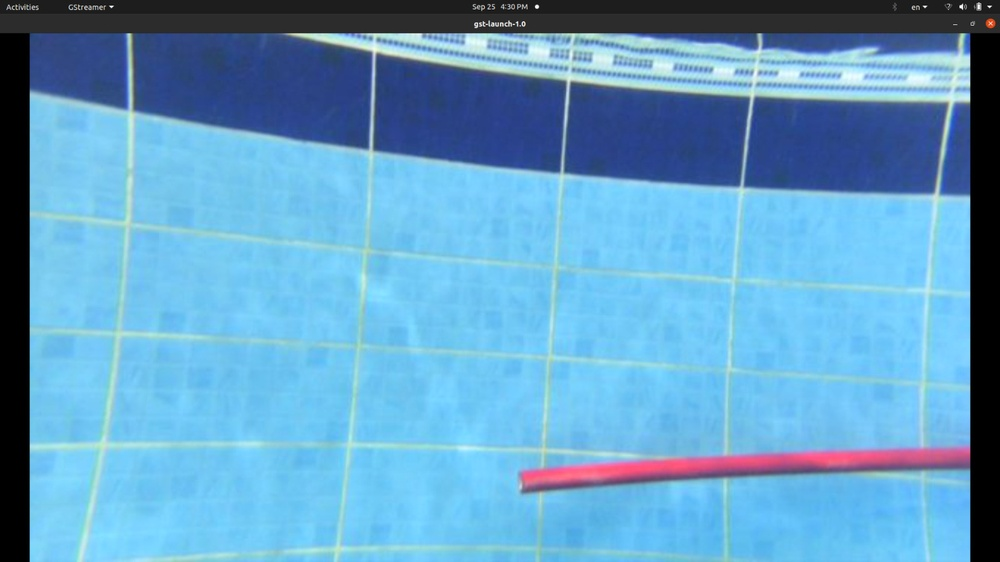
#> input picture test_images_2/WhatsApp Image 2023-09-26 at 1.31.00 PM (1).jpeg, 1000 x 562 px, shrunk from 1600 x 900 before the run
$ python -i line_follower_task.py   (imports and definitions only)
#> lines starting #> are read from the running program, lines starting #| are printed output that depends on the picture; after the words box and inside, x2 and y2 are one past the last pixel; in counts of white or black regions, pixels touching at a corner belong together
#> further down, picture is the input picture: shape (562, 1000, 3); mean B, G, R 196.9, 158.7, 99.1
"""This is a library NOT a script. DON'T RUN THIS FILE OR USE IT'S MAIN FUNCTION.
The function to use in this module is called 'get_thickness_and_direction'.
"""
import numpy as np
import cv2
from color_correct import correct
from typing import Optional
from enum import Enum

GREEN = (0, 255, 0)
BLUE = (255, 0, 0)
RADIUS = 3
LINE_THICKNESS = 4
FONT = cv2.FONT_HERSHEY_COMPLEX
FONT_SCALE = 1
# tunable parameters
BLUR_KERNEL = (15, 15)
LOWER_BOUND_RED_1 = np.array([0, 75, 20])
UPPER_BOUND_RED_1 = np.array([10, 255, 255])
LOWER_BOUND_RED_2 = np.array([160, 75, 20])
UPPER_BOUND_RED_2 = np.array([180, 255, 255])
LINE_THRESHOLD = 90


class Direction(Enum):
    STOP = 0
    LEFT = 1
    RIGHT = 2
    UP = 3
    DOWN = 4


CUR_DIR = Direction.STOP
STOP = False


# [26 lines left out: functions correct_color_underwater, apply_filter, not called in this run]


def get_red_mask(img: np.ndarray) -> np.ndarray:
    """Converts image to HSV to extract red color and returns red mask"""
    img_hsv = cv2.cvtColor(img, cv2.COLOR_BGR2HSV)
#> img_hsv: shape (562, 1000, 3); mean H, S, V 92.7, 121.2, 198
    lower_mask: np.ndarray = cv2.inRange(img_hsv, LOWER_BOUND_RED_1, UPPER_BOUND_RED_1)
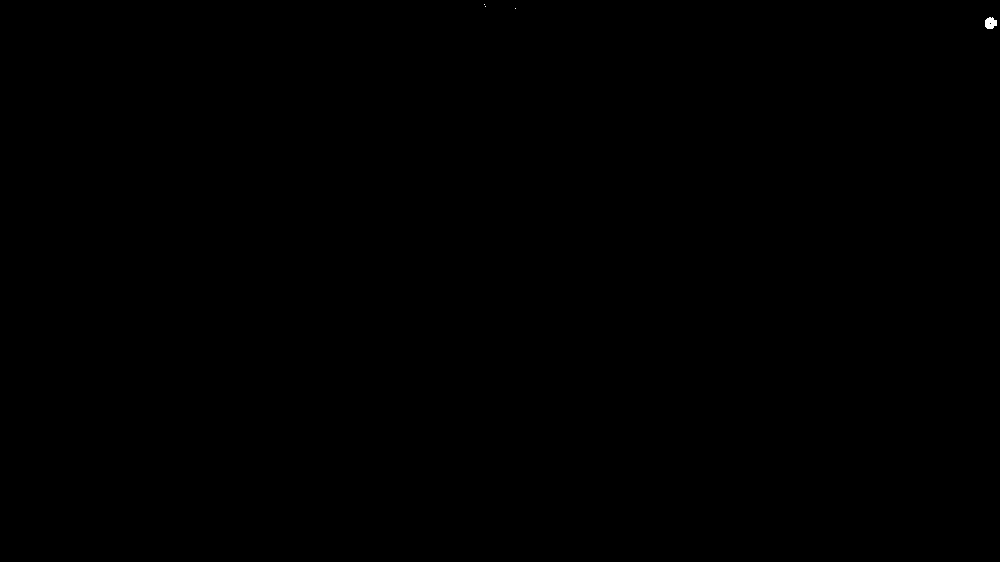
#> lower_mask: shape (562, 1000); 0.02% white; 4 white regions (3 under 20 px), largest, box (x1, y1, x2, y2) and area: (985, 17, 997, 29) 112
    upper_mask: np.ndarray = cv2.inRange(img_hsv, LOWER_BOUND_RED_2, UPPER_BOUND_RED_2)
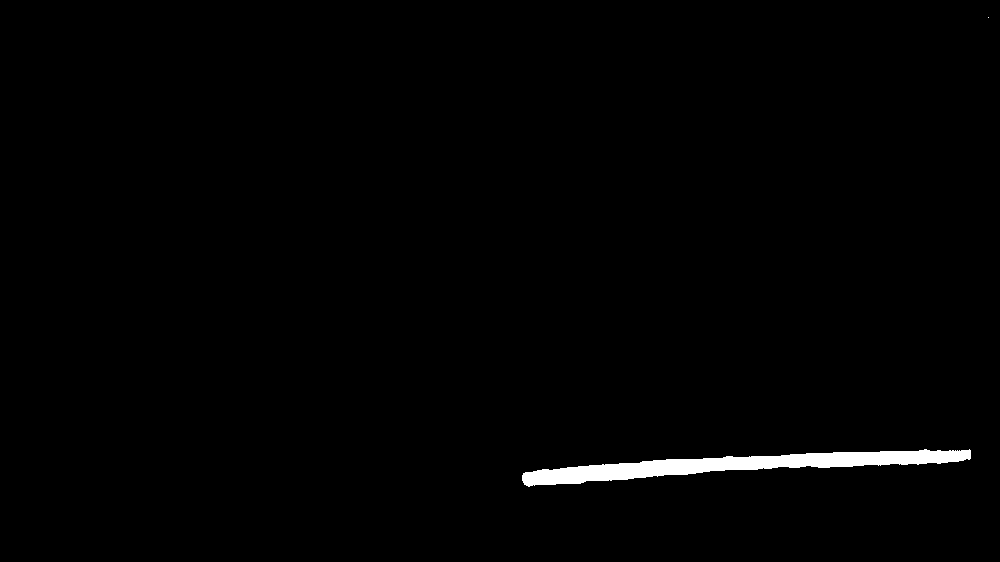
#> upper_mask: shape (562, 1000); 1.1% white; 2 white regions (1 under 20 px), largest, box (x1, y1, x2, y2) and area: (522, 449, 971, 487) 6405
    mask = lower_mask + upper_mask
#> mask: shape (562, 1000); 1.2% white; 5 white regions (3 under 20 px), largest, box (x1, y1, x2, y2) and area: (522, 449, 971, 487) 6405, (985, 17, 997, 29) 113
    return mask


# [196 lines left out: functions get_lines, get_center_moment, get_direction, get_thickness_and_direction, main, not called in this run]


# [2 lines not run here, left out]

>>> import cv2
>>> picture = cv2.imread('../test_images_2/WhatsApp Image 2023-09-26 at 1.31.00 PM (1).jpeg')
>>> result = get_red_mask(picture)
